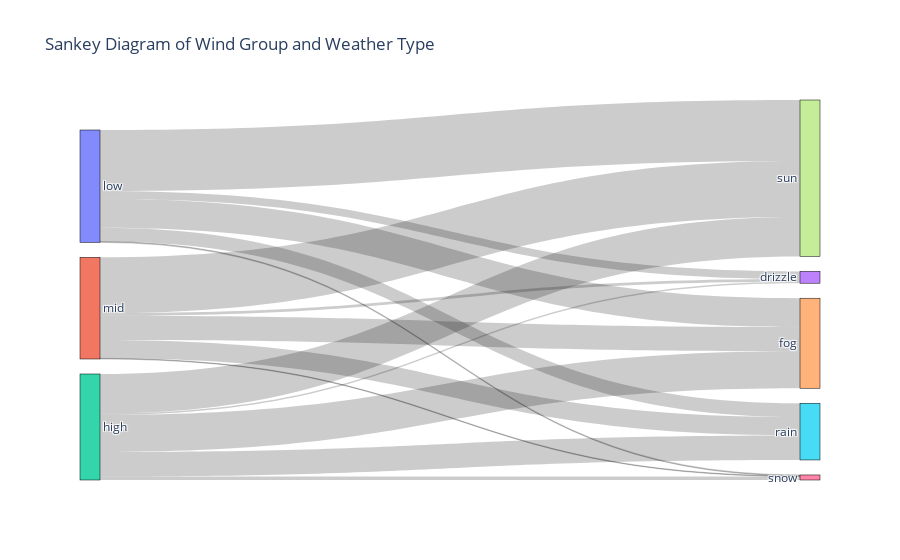

Notebook code cell kept with this figure:
### Markdown cell above
Then use following sample code to make a similar sankey diagram with the Weather data.

### Code cell
# Create the wind_group variable
weather['wind_group'] = pd.qcut(weather['wind'], q=3, labels=['low', 'mid', 'high'])

# Get the count table for each combination of wind_group and weather type
counts = weather.groupby(['wind_group', 'weather']).size().reset_index(name='count')

# Create labels for the Sankey diagram
labels = list(counts['wind_group'].unique()) + list(counts['weather'].unique())
label_to_index = {label: i for i, label in enumerate(labels)}

# Create the Sankey diagram
fig = go.Figure(data=[go.Sankey(
    node=dict(
        pad=15,
        thickness=20,
        line=dict(color="black", width=0.5),
        label=labels
    ),
    link=dict(
        source=counts['wind_group'].map(label_to_index),
        target=counts['weather'].map(label_to_index),
        value=counts['count']
    )
)])

# Update the layout and show the diagram
fig.update_layout(title_text="Sankey Diagram of Wind Group and Weather Type")
fig.show()

### Figure 1 — Plotly figure (JSON) as saved in the notebook; plotly's stock layout.template omitted (floating-point values rounded to 4 significant figures)
{"data": [{"link": {"source": [0, 0, 0, 0, 0, 1, 1, 1, 1, 1, 2, 2, 2, 2, 2], "target": [3, 4, 5, 6, 7, 3, 4, 5, 6, 7, 3, 4, 5, 6, 7], "value": [35, 132, 63, 4, 279, 12, 110, 84, 3, 255, 7, 169, 112, 16, 180]}, "node": {"label": ["low", "mid", "high", "drizzle", "fog", "rain", "snow", "sun"], "line": {"color": "black", "width": 0.5}, "pad": 15, "thickness": 20}, "type": "sankey"}], "layout": {"title": {"text": "Sankey Diagram of Wind Group and Weather Type"}}}
